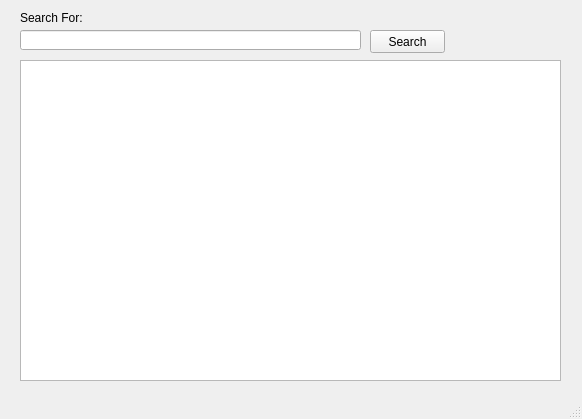
<?xml version="1.0" encoding="UTF-8"?>
<ui version="4.0">
 <class>mainwindow</class>
 <widget class="QMainWindow" name="mainwindow">
  <property name="geometry">
   <rect>
    <x>0</x>
    <y>0</y>
    <width>582</width>
    <height>419</height>
   </rect>
  </property>
  <property name="windowTitle">
   <string>MainWindow</string>
  </property>
  <widget class="QWidget" name="centralwidget">
   <widget class="QLineEdit" name="lineEdit">
    <property name="geometry">
     <rect>
      <x>20</x>
      <y>30</y>
      <width>341</width>
      <height>20</height>
     </rect>
    </property>
   </widget>
   <widget class="QTextEdit" name="textEdit">
    <property name="geometry">
     <rect>
      <x>20</x>
      <y>60</y>
      <width>541</width>
      <height>321</height>
     </rect>
    </property>
   </widget>
   <widget class="QLabel" name="label">
    <property name="geometry">
     <rect>
      <x>20</x>
      <y>10</y>
      <width>91</width>
      <height>16</height>
     </rect>
    </property>
    <property name="text">
     <string>Search For:</string>
    </property>
   </widget>
   <widget class="QPushButton" name="pushButton">
    <property name="geometry">
     <rect>
      <x>370</x>
      <y>30</y>
      <width>75</width>
      <height>23</height>
     </rect>
    </property>
    <property name="text">
     <string>Search</string>
    </property>
   </widget>
  </widget>
  <widget class="QMenuBar" name="menubar">
   <property name="geometry">
    <rect>
     <x>0</x>
     <y>0</y>
     <width>582</width>
     <height>21</height>
    </rect>
   </property>
  </widget>
  <widget class="QStatusBar" name="statusbar"/>
 </widget>
 <resources/>
 <connections/>
</ui>
